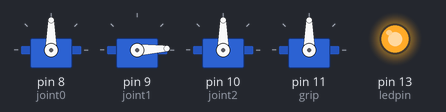
This sketch was run on a simulated Arduino Uno, built with avr-gcc and run on an emulated ATmega328P. On the bench: 4 × servo, output pins drawn as LEDs (lit = HIGH).

Above: at 0.15 s.
At 5.62 s:
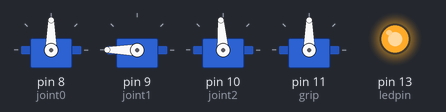
At 8.3 s:
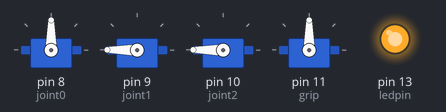
At 22.2 s:
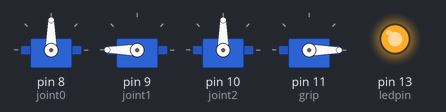
At 23.2 s:
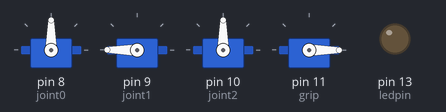
At 31.2 s:
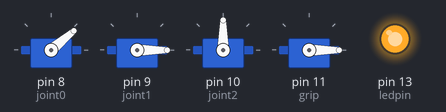
Timing chart, 0 to 40.0 s (numbered marks = the images above):
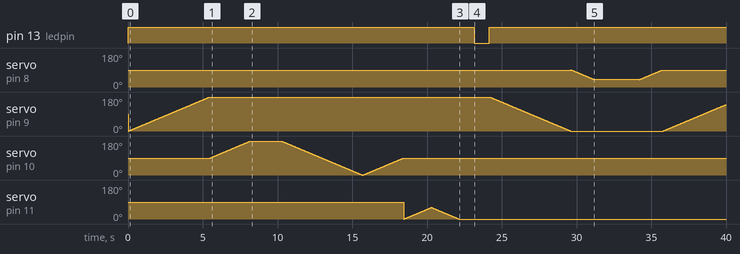

Measured:
- by itself, pin 13 (ledpin): LOW → HIGH at 0.00 s, → LOW 23.2 s later, → HIGH 1.0 s later

The sketch:

sketch_nov25a.ino
```cpp
#include <Servo.h>
Servo joint0;
int pos0 = 90;
Servo joint1;
int pos1 = 0;
Servo joint2;
int pos2 = 90;
Servo grip;
int posg = 0;
int ledpin = 13;
int delaytime = 30;


void setup() {
joint0.attach(8);
joint1.attach(9);
joint2.attach(10);
grip.attach(11);
pinMode(ledpin,OUTPUT);
}
void loop() {
  digitalWrite(ledpin,HIGH);

for(pos0;pos0 <= 90;pos0++){
  joint0.write(pos0);
  delay(delaytime);
}
for(pos1;pos1 <= 180;pos1++){
  joint1.write(pos1);
  delay(delaytime);
}
for(pos2;pos2 <= 180;pos2++){
  joint2.write(pos2);
  delay(delaytime);
}
delay(2000);
for(pos2;pos2 >= 0;pos2--){
  joint2.write(pos2);
  delay(delaytime);
}
for(pos2;pos2 <= 90;pos2++){
  joint2.write(pos2);
  delay(30);
}
for(posg;posg <= 60;posg++){
  grip.write(posg);
  delay(delaytime);
}
for(posg;posg >= 0;posg--){
  grip.write(posg);
  delay(delaytime);
}
  digitalWrite(ledpin,HIGH);
delay(1000);
  digitalWrite(ledpin,LOW);
delay(1000);
  digitalWrite(ledpin,HIGH);
for(pos1;pos1 >= 0;pos1--){
  joint1.write(pos1);
  delay(delaytime);
}
for(pos0;pos0 >= 40;pos0--){
  joint0.write(pos0);
  delay(delaytime);
}
delay(3000);
}
```
